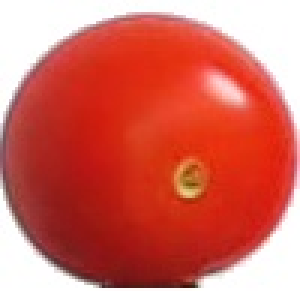
%> input picture tomat 1/data latih/a (12).jpg, 100 x 100 px (shown 3 times larger); its folder holds 4 pictures in this run
$ octave rgb_latih.m   (GNU Octave 9; MATLAB toolbox functions it lacks are replaced by stand-ins)
%> lines starting %> are read from the running program, lines starting %| are printed output that depends on the picture; in (x1, y1, x2, y2) boxes, pixels count from 0 and x2, y2 are one past the last pixel; in counts of white or black regions, pixels touching at a corner belong together; the program's own positions count from 1
clc; clear; close all; warning off all;

% % % Proses Latih
% lokasi data
nama_folder = 'E:\semester 5\z-projek\progres\Projek-Smt-5\tomat 1\data latih';
% membaca file
nama_file = dir(fullfile(nama_folder, '*.jpg'));
% jumlah_file
jumlah_file = numel(nama_file);

% inilisiasi
ciri_latih = zeros(jumlah_file,3);
% mengolah citra
for n = 1:jumlah_file
    % membaca file rgb
    Img = imread(fullfile(nama_folder, nama_file(n).name));
%> Img is the input picture: size 100x100x3 uint8; mean R, G, B 212.2, 107.5, 96.4
%     figure, imshow(Img)

    % rgb to grayscale
    Img_gray = rgb2gray(Img);
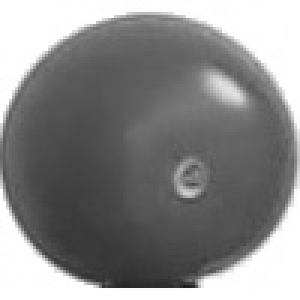
%> Img_gray: size 100x100 uint8 (shown 3 times larger); min 30, max 255, mean 137.5
%     figure, imshow(Img_gray)

    % grayscale to biner
    bw = imbinarize(Img_gray);
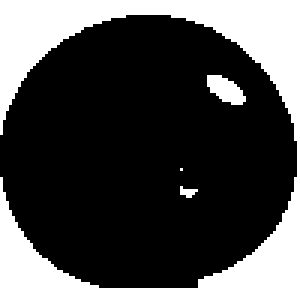
%> bw: size 100x100 logical (shown 3 times larger); 29.3% white; 4 white regions (2 under 20 px), largest, box (x1, y1, x2, y2) and area: (0, 0, 100, 100) 2830, (69, 25, 82, 35) 82
%     figure, imshow(bw)

    % operasi komplemen
    bw = imcomplement(bw);
%     figure, imshow(bw)

    % morfologi filling holes
    bw = imfill(bw,'holes');
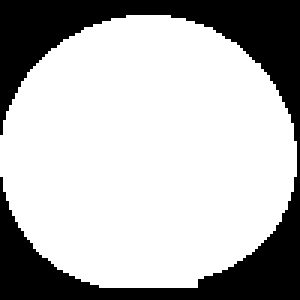
%> bw: size 100x100 logical (shown 3 times larger); 71.7% white; 1 black region, box (x1, y1, x2, y2) and area: (0, 0, 100, 100) 2830
%     figure, imshow(bw)

    % ekstraksi ciri

    % ekstrak R G B
    R = Img(:,:,1);
    G = Img(:,:,2);
    B = Img(:,:,3);
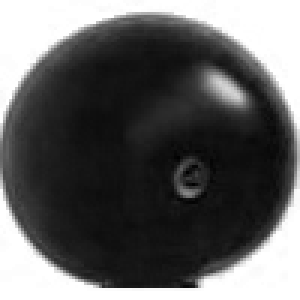
%> B: size 100x100 uint8 (shown 3 times larger); min 0, max 255, mean 96.4
%     figure, imshow(R)
%     figure, imshow(G)
%     figure, imshow(B)

    %mengubah background menjadi 0
    R(~bw) = 0;
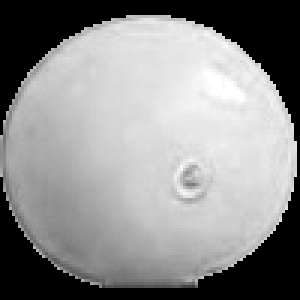
%> R: size 100x100 uint8 (shown 3 times larger); min 0, max 255, mean 141
    G(~bw) = 0;
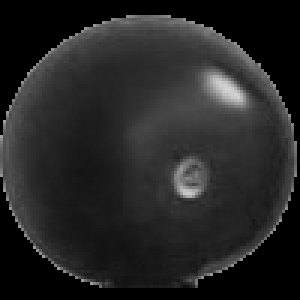
%> G: size 100x100 uint8 (shown 3 times larger); min 0, max 212, mean 37.4
    B(~bw) = 0;
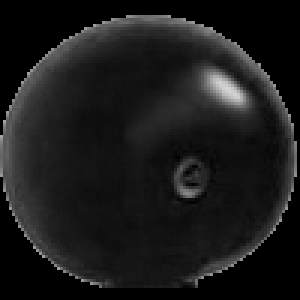
%> B: size 100x100 uint8 (shown 3 times larger); min 0, max 213, mean 26.3

    %menghitung rata2 h,s,v
    Red = sum(sum(R))/sum(sum(bw));
%> Red = 196.7
    Green = sum(sum(G))/sum(sum(bw));
%> Green = 52.14
    Blue = sum(sum(B))/sum(sum(bw));
%> Blue = 36.64

    %mengisi variable
    ciri_latih(n,1) = Red;
    ciri_latih(n,2) = Green;
    ciri_latih(n,3) = Blue;

end
%> pass 2 of the loop `for n = 1:jumlah_file`:
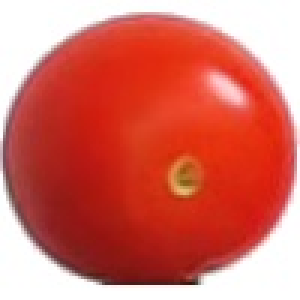
%> input picture tomat 1/data latih/a (14).jpg, 100 x 100 px (shown 3 times larger)
%> Img is the input picture: size 100x100x3 uint8; mean R, G, B 213.2, 110.2, 99.4
%> `bw = imbinarize(Img_gray);`:
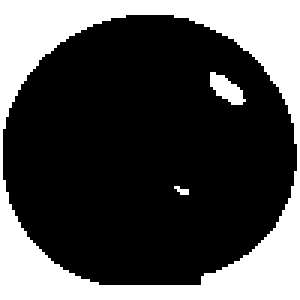
%> bw: size 100x100 logical (shown 3 times larger); 30.4% white; 3 white regions (1 under 20 px), largest, box (x1, y1, x2, y2) and area: (0, 0, 100, 100) 2963, (70, 24, 82, 35) 73
%> `B(~bw) = 0;`:
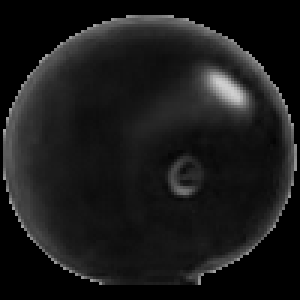
%> B: size 100x100 uint8 (shown 3 times larger); min 0, max 207, mean 25.9
%> Red = 196.9
%> Green = 52.26
%> Blue = 36.79
%> pass 3 of the loop `for n = 1:jumlah_file`:
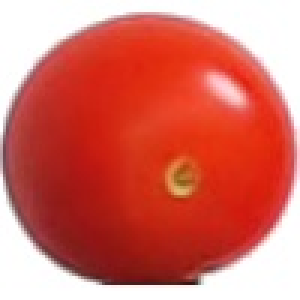
%> input picture tomat 1/data latih/a (15).jpg, 100 x 100 px (shown 3 times larger)
%> Img is the input picture: size 100x100x3 uint8; mean R, G, B 213.2, 110.2, 99.6
%> `bw = imbinarize(Img_gray);`:
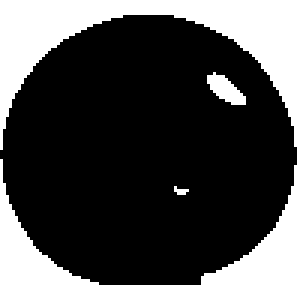
%> bw: size 100x100 logical (shown 3 times larger); 30.4% white; 3 white regions (1 under 20 px), largest, box (x1, y1, x2, y2) and area: (0, 0, 100, 100) 2956, (69, 24, 82, 35) 78
%> `B(~bw) = 0;`:
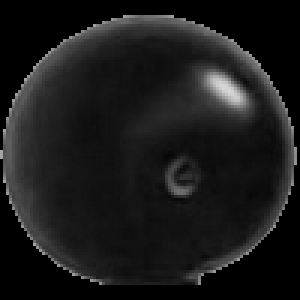
%> B: size 100x100 uint8 (shown 3 times larger); min 0, max 215, mean 26.3
%> Red = 197.1
%> Green = 52.5
%> Blue = 37.37
%> the loop made 4 passes; the first 3 are shown

% menyusun variabel kelas_latih
kelas_latih = cell(jumlah_file, 1);
%> kelas_latih = {[], [], [], []}

% mengisi nama2 tomat pada variabel kelas_latih
for k = 1:35
    kelas_latih{k} = 'Matang';
end
%> after the loop, kelas_latih = 35 items

for k = 36:80
    kelas_latih{k} = 'Mentah';
end
%> after the loop, kelas_latih = 80 items

for k = 81:125
    kelas_latih{k} = 'Setengah Matang';
end
%> after the loop, kelas_latih = 125 items

% klasifikasi citra menggunakan algoritma naive bayes
%> (the run ends here)
